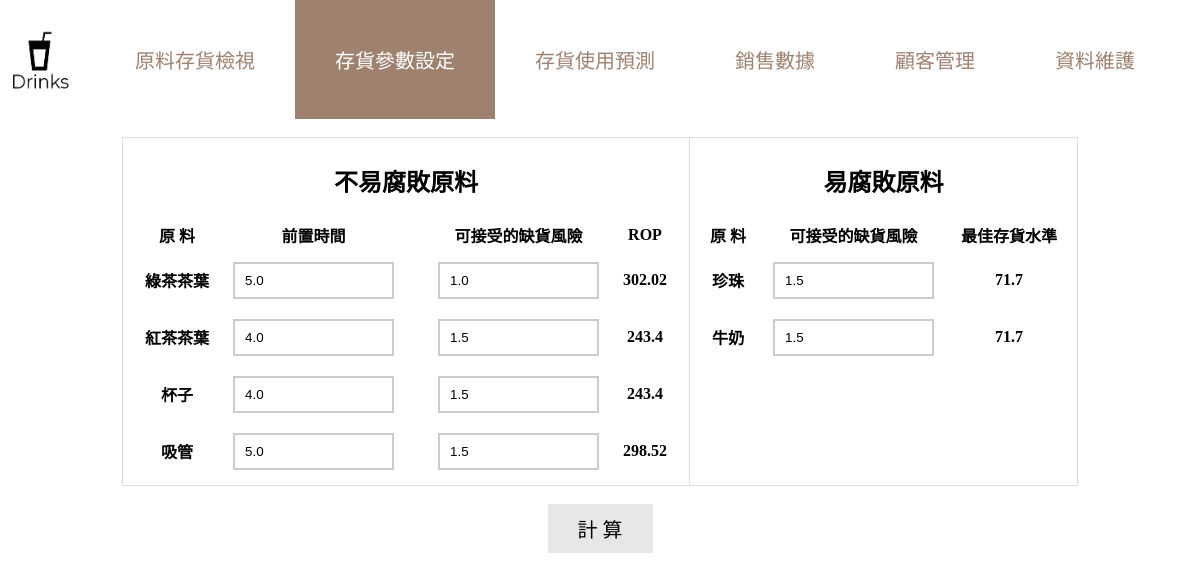
The page /management/variable_setting on the database as committed earlier.
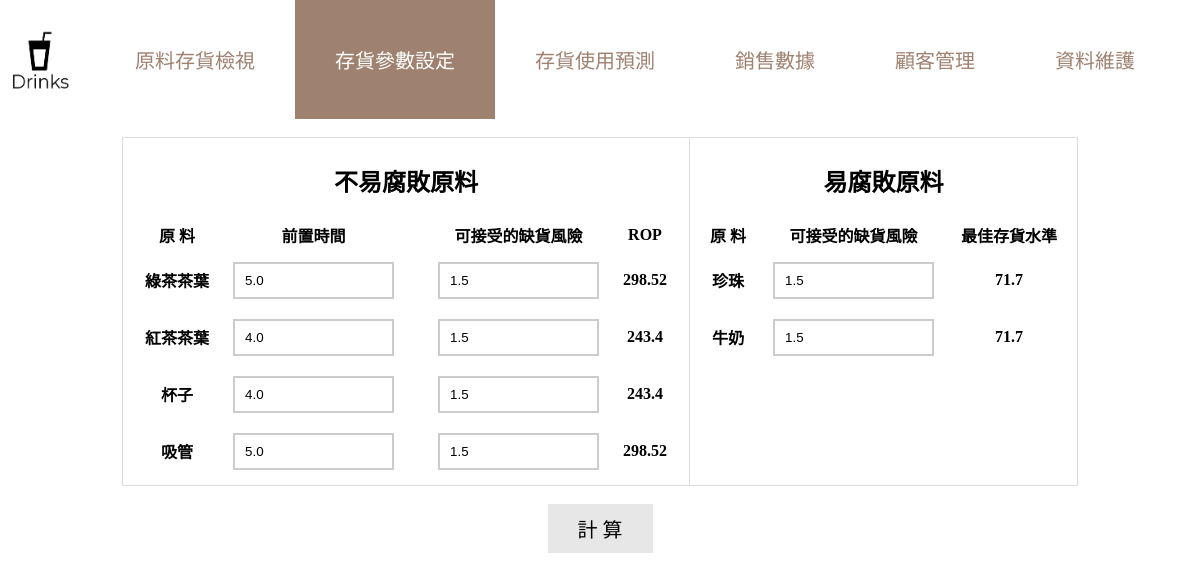
The same page on the database as committed later.
### drink/models.py (models this page shows)
class ROP_Parameters(models.Model):
    ingredient_name = models.CharField(max_length=20)
    LT = models.FloatField()
    d  = models.FloatField()
    sigma = models.FloatField()
    accepted_risk= models.FloatField()
    ROP = models.FloatField(default=0)

class S0_Parameters(models.Model):
    ingredient_name = models.CharField(max_length=20)
    d  = models.FloatField()
    sigma = models.FloatField()
    accepted_risk= models.FloatField()
    S0 = models.FloatField(default=0)

### drink/views.py (the view, shortened to what this page needs)
# urls.py: path('management/variable_setting', level_setup),
def level_setup(request):
    i_para_list_ROP=list(ROP_Parameters.objects.all())
    i_para_list_S0=list(S0_Parameters.objects.all())
    for i in i_para_list_ROP:
        LT_str=str(i.ingredient_name)+"_LT"
        accepted_risk_str=str(i.ingredient_name)+"_accepted_risk"
    for i in i_para_list_S0:
        accepted_risk_str=str(i.ingredient_name)+"_accepted_risk"
        if(accepted_risk_str in request.GET):
            accepted_risk=float(request.GET[accepted_risk_str])
            i.accepted_risk=accepted_risk
            i.S0=getS0(accepted_risk)
            i.save()
    return render(request,'variable_setting.html',locals())

### drink/templates/variable_setting.html (shortened to what this page needs)
<!DOCTYPE html>
<html>
<head>
</head>
<body>
    <ul class="topnav">
      <li>
        {% load staticfiles %}
        <img src=" {% static 'logo.png' %} " style="width:80px; height:80px; float:left; padding-right:15px; padding-top: 20px;" onclick="window.location.href ='/drink_system'"></li>
      <li><a class='other' href='/management/ingredient'>原料存貨檢視</a></li>
      <li><a class='active'>存貨參數設定</a></li>
      <li><a class='other' href='/management/inventory_prediction'>存貨使用預測</a></li>
      <li><a class='other' href="/management/sales_info">銷售數據</a></li>
      <li><a class='other' href="/management/customer_info">顧客管理</a></li>
      <li><a class='other' href="/admin">資料維護</a></li>
    </ul>
<form method="GET" action="">
<br>
<table align="center" style="border: 1px solid #ddd;">
    <tr style="border: 1px solid #ddd;">
        <th valign="top" style="border: 1px solid #ddd;padding-left: 10px;padding-right: 10px">
            <div class='container' " style="padding-left: 10px;padding-right: 10px">
            <h2>不易腐敗原料</h2>
            <table>
                <tr>
                    <th>原 料</th>
                    <th>前置時間</th>
                    <th>可接受的缺貨風險</th>
                    <th>ROP</th>
                </tr>
                {%for i in i_para_list_ROP%}
                <tr>
                    <td>{{i.ingredient_name}}</td>
                    <td>
                        <input class="form-control" name="{{i.ingredient_name}}_LT" id="{{i.ingredient_name}}_LT" type="text" value="{{i.LT}}">
                    </td>
                    <td>
                        <input class="form-control" name="{{i.ingredient_name}}_accepted_risk" id="{{i.ingredient_name}}_accepted_risk" type="text" value="{{i.accepted_risk}}">
                    </td>
                    <td>
                        <p>{{i.ROP}}</p>
                    </td>
                </tr>
                {%endfor%}
            </table>
            </div>
        </th>
        <th valign="top">
            <div class='container' style="padding-left: 10px;padding-right: 10px">
            <h2>易腐敗原料</h2>
            <table>
                <tr>
                    <th>原 料</th>
                    <th>可接受的缺貨風險</th>
                    <th>最佳存貨水準</th>
                </tr>
                {%for i in i_para_list_S0%}
                <tr>
                    <td>{{i.ingredient_name}}</td>
                    <td>
                        <input class="form-control" name="{{i.ingredient_name}}_accepted_risk" id="{{i.ingredient_name}}_accepted_risk" type="text" value="{{i.accepted_risk}}">
                    </td>
                    <td>
                        <p>{{i.S0}}</p>
                    </td>
                </tr>
                {%endfor%}
            </table>
            <br>
            </div>
        </th>
    </tr>
</table>
<br>
<div align="center">
<input class='button' type="submit" value="計 算" align="center"></div>
</form>
</body>
</html>

### drink/templates/variable_setting.html (style rules this page uses)
body { font-family: 微軟正黑體; margin: 0px; padding-top: 0px; }
table, td, th { text-align: center; }
table { border-collapse: collapse; }
th { padding: 5px; text-align:center; }
td { padding: 2px; }
input[type=text] { width: 80%; padding: 9px 10px; margin: 8px 0; box-sizing: border-box; border: 2px solid #ccc; -webkit-transition: 0.5s; transition: 0.5s; outline: none; }
.button { background-color: #e7e7e7; border: none; padding: 10px 30px; text-align: center; text-decoration: none; display: inline-block; font-size: 20px; font-family: 微軟正黑體; }
.topnav { overflow: hidden; background-color: white; }
.topnav a { float: left; display: block; text-align: center; padding: 45px 40px; text-decoration: none; }
.other { color: #9F8170; }
ul { list-style-type: none; margin: 0; padding: 0; overflow: hidden; background-color: #C3B091; font-size: 20px; }
.active { color: white; background-color: #9F8170; }

Rows that differ between the two databases and show on the page:
changed ROP_Parameters "綠茶茶葉": accepted_risk "1.0" → "1.5"; ROP "302.02" → "298.52"
